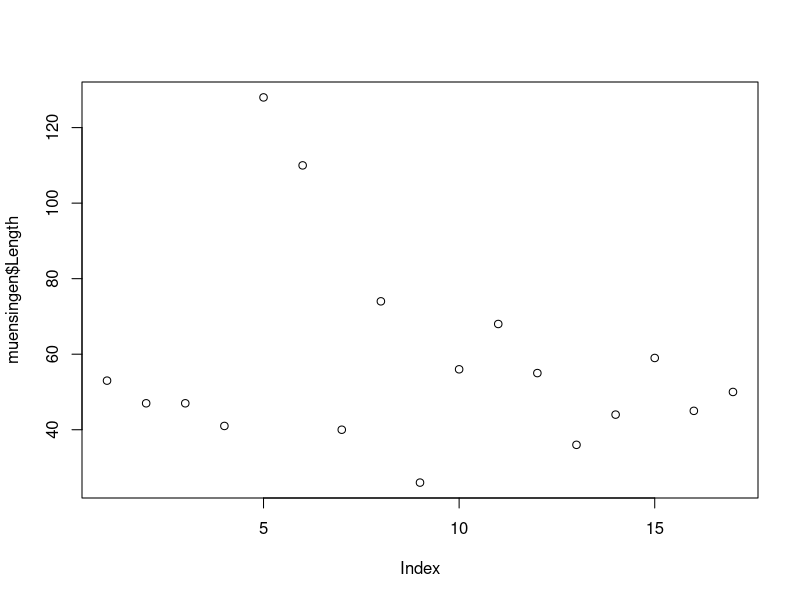
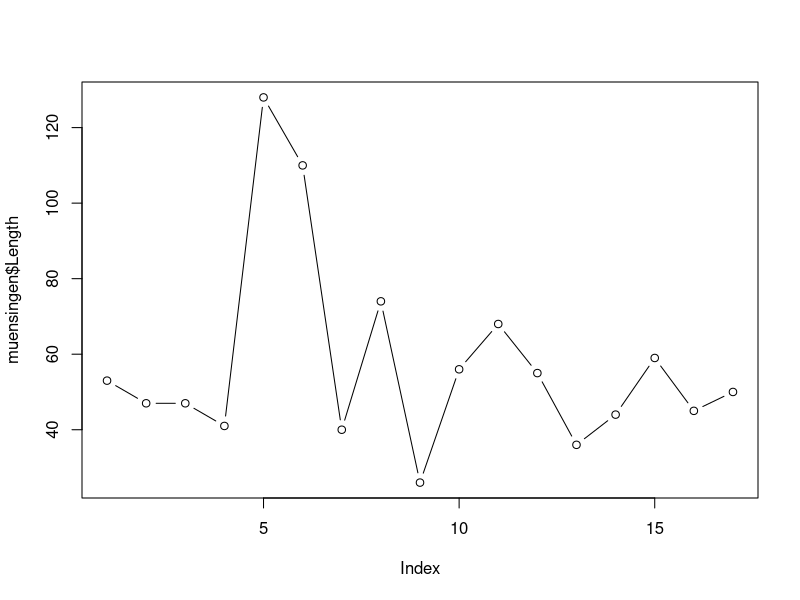
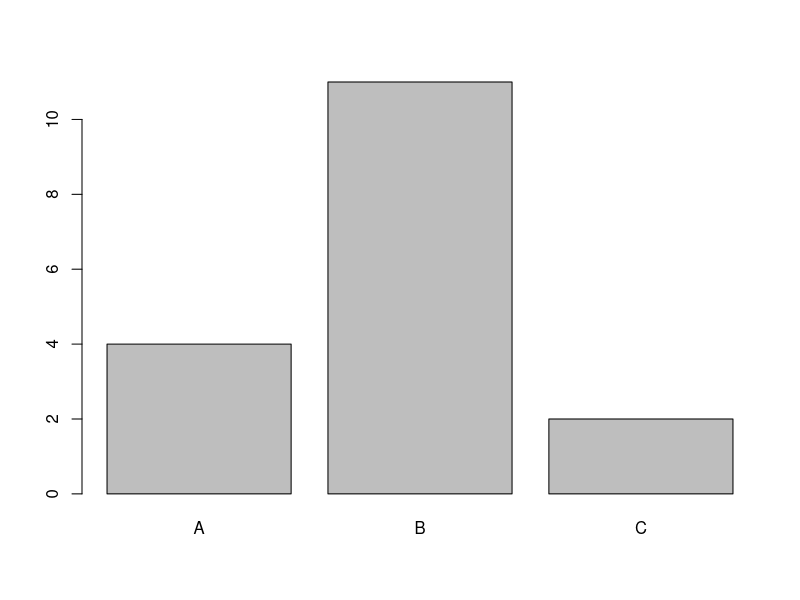
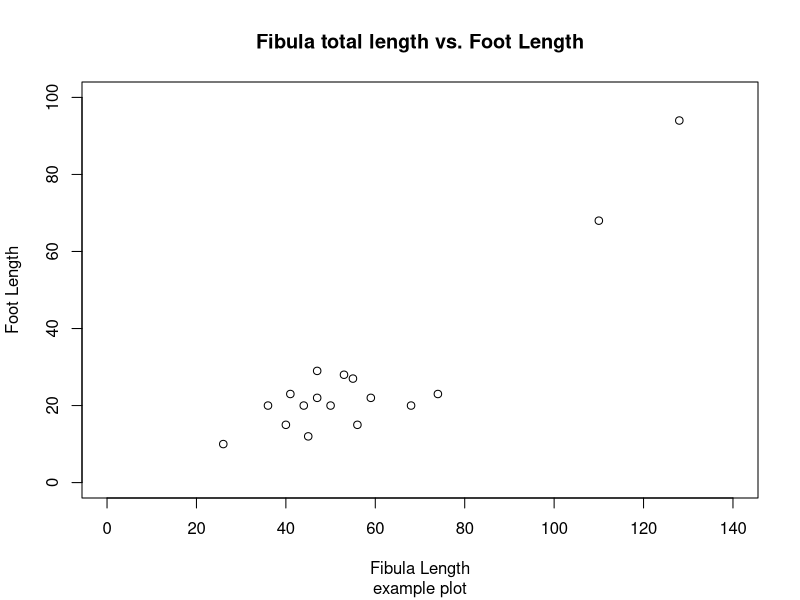
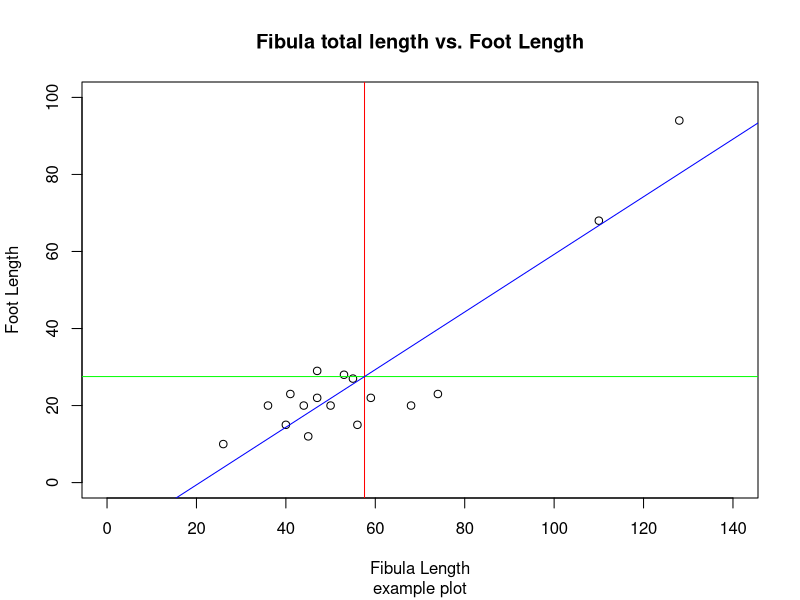
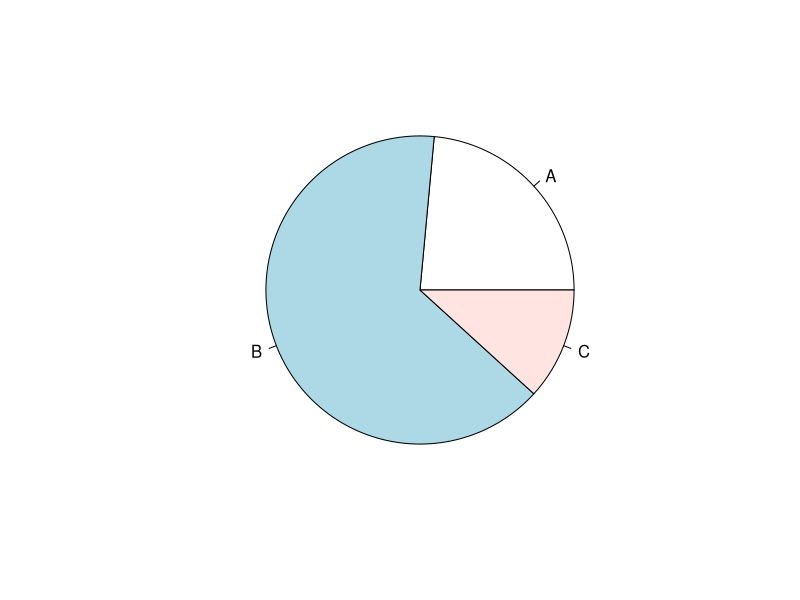
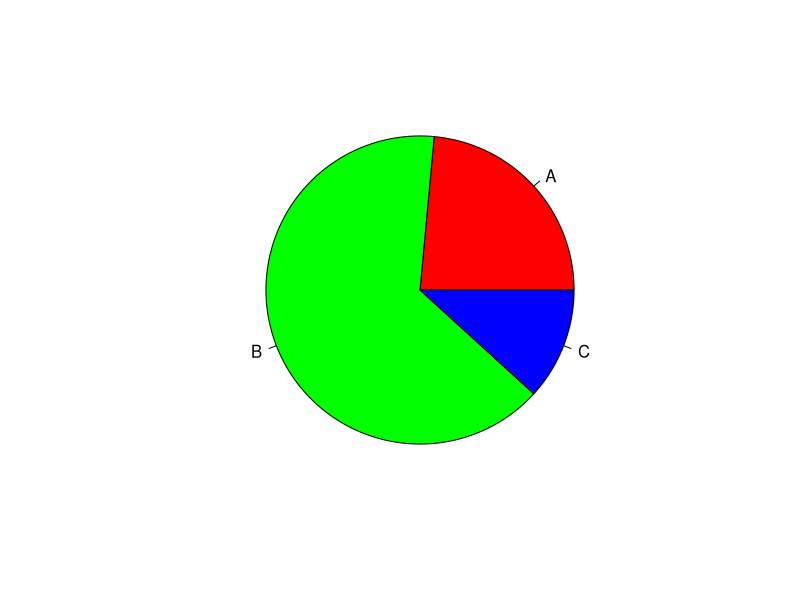
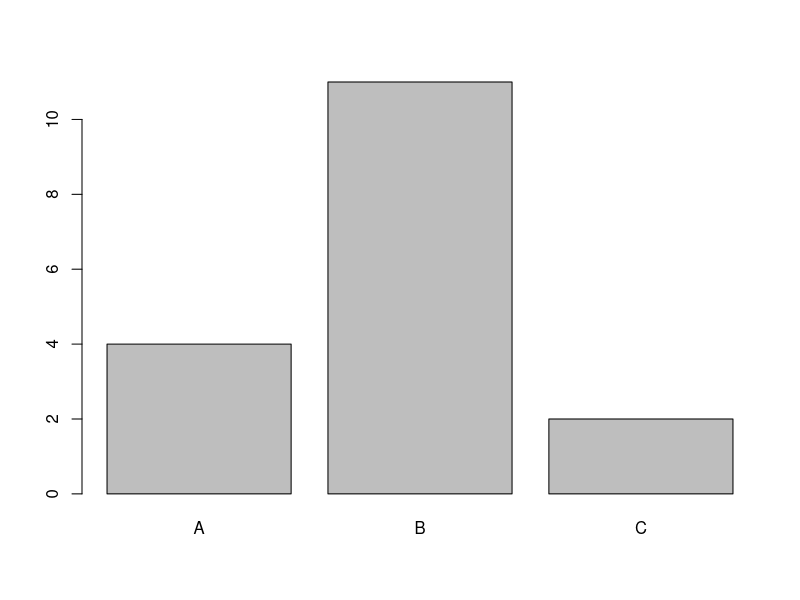

These charts were generated, in order, by the following R code:
## ---- chunk 1
rm(list = ls())
## ---- chunk 2
cat('# ', rmarkdown::metadata$title)
## ---- chunk 3
cat('## ', rmarkdown::metadata$subtitle)
## ---- chunk 4
cat('### ', rmarkdown::metadata$author)
## ---- chunk 5
cat('#### ', rmarkdown::metadata$institute)
## ---- chunk 6
cat(rmarkdown::metadata$date)
## ---- chunk 7
muensingen <- read.csv2("muensingen_fib.csv")
head(muensingen)
## ---- chunk 8
my_table <- table(muensingen$fibula_scheme, muensingen$Grave) 
my_table

addmargins(my_table)
## ---- chunk 9
plot(muensingen$Length)
## ---- chunk 10
plot(muensingen$Length,type="b")
## ---- chunk 11
plot(as.factor(muensingen$fibula_scheme))
## ---- chunk 12
plot(muensingen$Length, muensingen$FL,
     xlim=c(0, 140), # limits of the x axis
     ylim = c(0, 100), # limits of the y axis
     xlab = "Fibula Length", # label of the y axis
     ylab = "Foot Length", # label of the x axis
     main = "Fibula total length vs. Foot Length", # main title
     sub="example plot" # subtitle
     )
## ---- chunk 13
plot(muensingen$Length, muensingen$FL, xlim = c(0, 140), ylim = c(0, 100), xlab = "Fibula Length", ylab = "Foot Length", main = "Fibula total length vs. Foot Length", sub="example plot")

abline(v = mean(muensingen$Length), col = "red")         # draw a red vertical line
abline(h = mean(muensingen$FL), col = "green")           # draw a green vertical line
abline(lm(FL~Length, data = muensingen), col = "blue")   # draw a blue diagonal line
## ---- chunk 14
table(muensingen$fibula_scheme)
pie(table(muensingen$fibula_scheme))
## ---- chunk 15
pie(table(muensingen$fibula_scheme),
    col=c("red","green","blue"))
## ---- chunk 16
barplot(table(muensingen$fibula_scheme))
## ---- chunk 17
barplot(muensingen$Length)
## ---- chunk 18
par(las=2)                          # turn labels 90°
barplot(muensingen$Length,          # plot fibulae length
        names.arg=muensingen$Grave) # with names of the graves
title("Fibulae length")             # add title
## ---- chunk 19
par(las=1)                          # turn labels back again
barplot(table(muensingen$fibula_scheme), # Plot counts fibulae scheme
        horiz=T,                         # horizontal
        cex.names=2)                     # make the labels bigger
## ---- chunk 20
my_new_table <- table(muensingen$fibula_scheme,
                      muensingen$Coils)
my_new_table
## ---- chunk 21
barplot(my_new_table)
## ---- chunk 22
barplot(my_new_table, beside=T, legend.text=T)
## ---- chunk 23
table.prop<-prop.table(my_new_table,2)
table.prop
barplot(table.prop)
## ---- chunk 24
tmp<-barplot(table.prop,
             legend.text=T,  # add a legend
             col=rainbow(3)  # make it more colorful
             )

# add a title
title("ratio of fibulae schemes \n by number of coils",
      outer=TRUE,            # outside the plot area
      line=- 3)              # on line -3 above
## ---- chunk 25
par(mfrow=c(2,1))
barplot(my_new_table,beside=T)
barplot(table.prop,beside=T)
## ---- chunk 26
par(mfrow=c(1,2))
barplot(muensingen$Length[1:2],xpd=F,ylim=c(45,55))
barplot(muensingen$Length[1:2],xpd=F)
par(mfrow=c(1,1))

## ---- chunk 27
boxplot(1:9)
## ---- chunk 28
boxplot(muensingen$Length)
## ---- chunk 29
boxplot(muensingen$Length ~
          muensingen$fibula_scheme)
## ---- chunk 30
par(las=1)
boxplot(Length ~ fibula_scheme,
        data = muensingen,
        main = "Length by type",
        col="grey",
        xlab="fibulae scheme",
        ylab= "length"
        )
## ---- chunk 31
plot(muensingen$Length, muensingen$FL)
abline(
  lm(muensingen$FL~muensingen$Length),
  col="red")
## ---- chunk 32
library(car) # library for regression analysis
scatterplot(FL ~ Length, data = muensingen)
## ---- chunk 33
library(ggplot2) # advanced plots library
b<- ggplot(muensingen,aes(x=Length,y=FL))
graph<-b + geom_point()
show(graph)
## ---- chunk 34
hist(muensingen$Length)
## ---- chunk 35
hist(muensingen$Length, labels = T)
## ---- chunk 36
hist(muensingen$Length,
     labels = T)
## ---- chunk 37
hist(muensingen$Length,
     labels = T,
     breaks = 10)
## ---- chunk 38
hist(muensingen$Length,breaks=10,
     labels=T,
     col="red",
     xlab="Length",
     main="Histogram Fibulae Length")
## ---- chunk 39
stem(muensingen$Length)
## ---- chunk 40
plot(density(muensingen$Length))
## ---- chunk 41
hist(muensingen$Length, prob=T)
lines(density(muensingen$Length))
## ---- chunk 42
par(mfrow=c(2,2))
dax <- read.csv("dax.csv", stringsAsFactors = F)
dax.ts <- ts(dax$Close, frequency = 12, start = c(1987,11))
plot(window(dax.ts, start=2008, end=2010),type = "l", ylab="Dax")
plot(window(dax.ts, start=2008, end=2010),type = "l", ylab="Dax", ylim=c(0,8000))
plot(window(dax.ts, start=2000, end=2010),type = "l", ylab="Dax", ylim=c(0,8000))
plot(window(dax.ts, end=2010),type = "l", ylab="Dax", ylim=c(0,8000))
par(mfrow=c(1,1))
